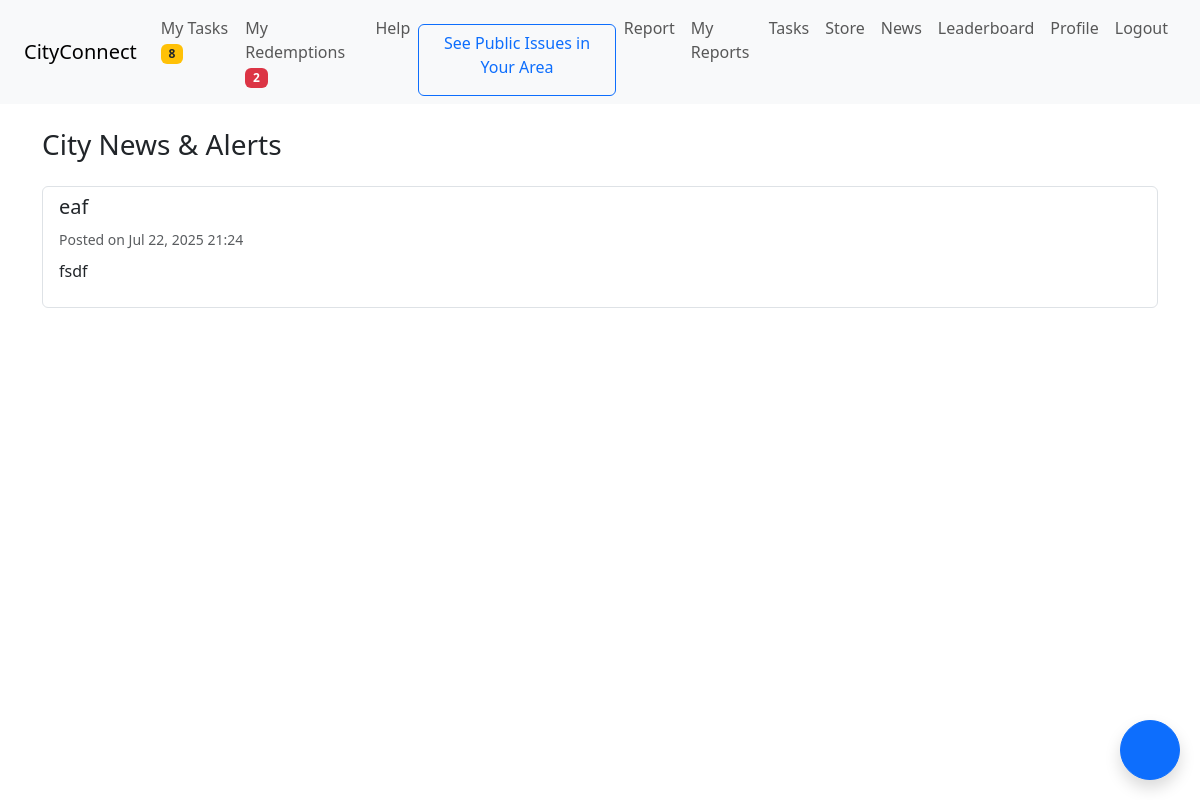
The page /news/ (signed in) on the database its author committed.
### core/models.py (models this page shows, shortened)
class News(models.Model):
    title = models.CharField(max_length=200)
    content = models.TextField()
    created_by = models.ForeignKey(User, on_delete=models.SET_NULL, null=True)
    created_at = models.DateTimeField(auto_now_add=True)

### core/views.py (the view)
# urls.py: path('news/', views.news, name='news'),
@login_required
def news(request):
    news_items = News.objects.order_by('-created_at')
    return render(request, 'core/news.html', {'news_items': news_items})

### core/context_processors.py (called while the page is built)
def notification_counts(request):
    if request.user.is_authenticated:
        pending_tasks = Task.objects.filter(user=request.user, is_verified=False).count()
        pending_redemptions = Redemption.objects.filter(user=request.user, status='Pending').count()
    else:
        pending_tasks = 0
        pending_redemptions = 0
    return {
        'pending_tasks': pending_tasks,
        'pending_redemptions': pending_redemptions,
    }

### core/templates/core/news.html (shortened to what this page needs)
{% extends 'core/base.html' %}
{% block content %}
<h3>City News & Alerts</h3>
{% if news_items %}
<div class="list-group mt-4">
  {% for item in news_items %}
  <div class="list-group-item mb-3">
    <h5>{{ item.title }}</h5>
    <small class="text-muted">Posted on {{ item.created_at|date:"M d, Y H:i" }}</small>
    <p class="mt-2">{{ item.content }}</p>
  </div>
  {% endfor %}
</div>
{% else %}
<p class="text-muted mt-4">No news or alerts available at this time.</p>
{% endif %}
{% endblock %}

### rows shown on the page
News: title "eaf", created_at "Jul 22, 2025 21:24", content "fsdf"

### other values the page prints
{{ pending_tasks }} "8"
{{ pending_redemptions }} "2"
